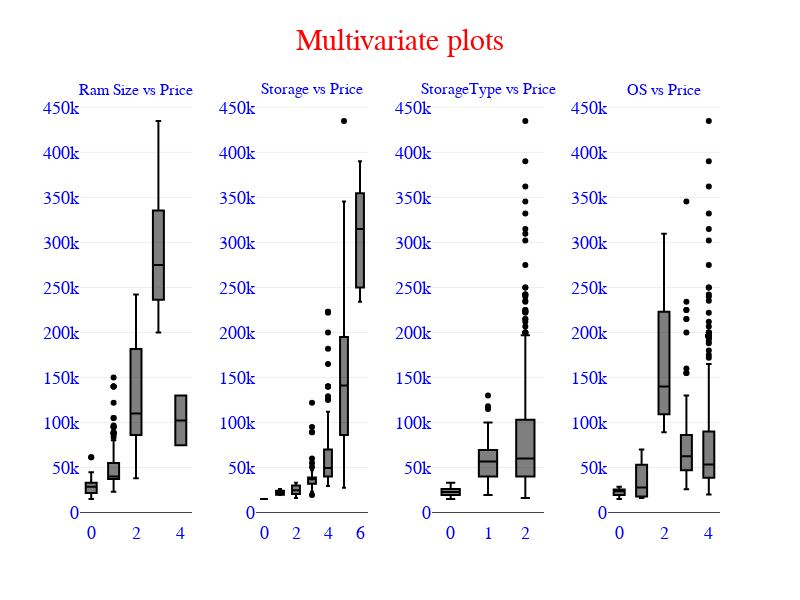

Notebook code for this chart:
### Code cell
multivariate_plot()

### Figure 1 — Plotly figure (JSON) as saved in the notebook; plotly's stock layout.template omitted (floating-point values rounded to 4 significant figures; data arrays with more than 128 entries replaced by an {"elided": "..."} marker saying what was removed)
{"data": [{"alignmentgroup": "True", "hovertemplate": "ram_size=%{x}<br>price=%{y}<extra></extra>", "legendgroup": "", "marker": {"color": "#000001"}, "name": "", "notched": false, "offsetgroup": "", "orientation": "v", "showlegend": false, "type": "box", "x": {"elided": "720 int values"}, "x0": " ", "xaxis": "x", "y": {"elided": "720 int values"}, "y0": " ", "yaxis": "y"}, {"alignmentgroup": "True", "hovertemplate": "storage=%{x}<br>price=%{y}<extra></extra>", "legendgroup": "", "marker": {"color": "#000001"}, "name": "", "notched": false, "offsetgroup": "", "orientation": "v", "showlegend": false, "type": "box", "x": {"elided": "720 int values"}, "x0": " ", "xaxis": "x2", "y": {"elided": "720 int values"}, "y0": " ", "yaxis": "y2"}, {"alignmentgroup": "True", "hovertemplate": "storage_type=%{x}<br>price=%{y}<extra></extra>", "legendgroup": "", "marker": {"color": "#000001"}, "name": "", "notched": false, "offsetgroup": "", "orientation": "v", "showlegend": false, "type": "box", "x": {"elided": "720 int values"}, "x0": " ", "xaxis": "x3", "y": {"elided": "720 int values"}, "y0": " ", "yaxis": "y3"}, {"alignmentgroup": "True", "hovertemplate": "os_type=%{x}<br>price=%{y}<extra></extra>", "legendgroup": "", "marker": {"color": "#000001"}, "name": "", "notched": false, "offsetgroup": "", "orientation": "v", "showlegend": false, "type": "box", "x": {"elided": "720 int values"}, "x0": " ", "xaxis": "x4", "y": {"elided": "720 int values"}, "y0": " ", "yaxis": "y4"}], "layout": {"annotations": [{"font": {"size": 16}, "showarrow": false, "text": "Ram Size vs Price", "x": 0.0875, "xanchor": "center", "xref": "paper", "y": 1, "yanchor": "bottom", "yref": "paper"}, {"font": {"size": 16}, "showarrow": false, "text": "Storage vs Price", "x": 0.3625, "xanchor": "center", "xref": "paper", "y": 1, "yanchor": "bottom", "yref": "paper"}, {"font": {"size": 16}, "showarrow": false, "text": "StorageType vs Price", "x": 0.6375, "xanchor": "center", "xref": "paper", "y": 1, "yanchor": "bottom", "yref": "paper"}, {"font": {"size": 16}, "showarrow": false, "text": "OS vs Price", "x": 0.9125, "xanchor": "center", "xref": "paper", "y": 1, "yanchor": "bottom", "yref": "paper"}], "font": {"color": "blue", "family": "Arial", "size": 18}, "height": 600, "showlegend": false, "title": {"font": {"color": "red", "size": 30}, "text": "Multivariate plots"}, "width": 800, "xaxis": {"anchor": "y", "domain": [0, 0.175]}, "xaxis2": {"anchor": "y2", "domain": [0.275, 0.45]}, "xaxis3": {"anchor": "y3", "domain": [0.55, 0.725]}, "xaxis4": {"anchor": "y4", "domain": [0.825, 1]}, "yaxis": {"anchor": "x", "domain": [0, 1]}, "yaxis2": {"anchor": "x2", "domain": [0, 1]}, "yaxis3": {"anchor": "x3", "domain": [0, 1]}, "yaxis4": {"anchor": "x4", "domain": [0, 1]}}}
